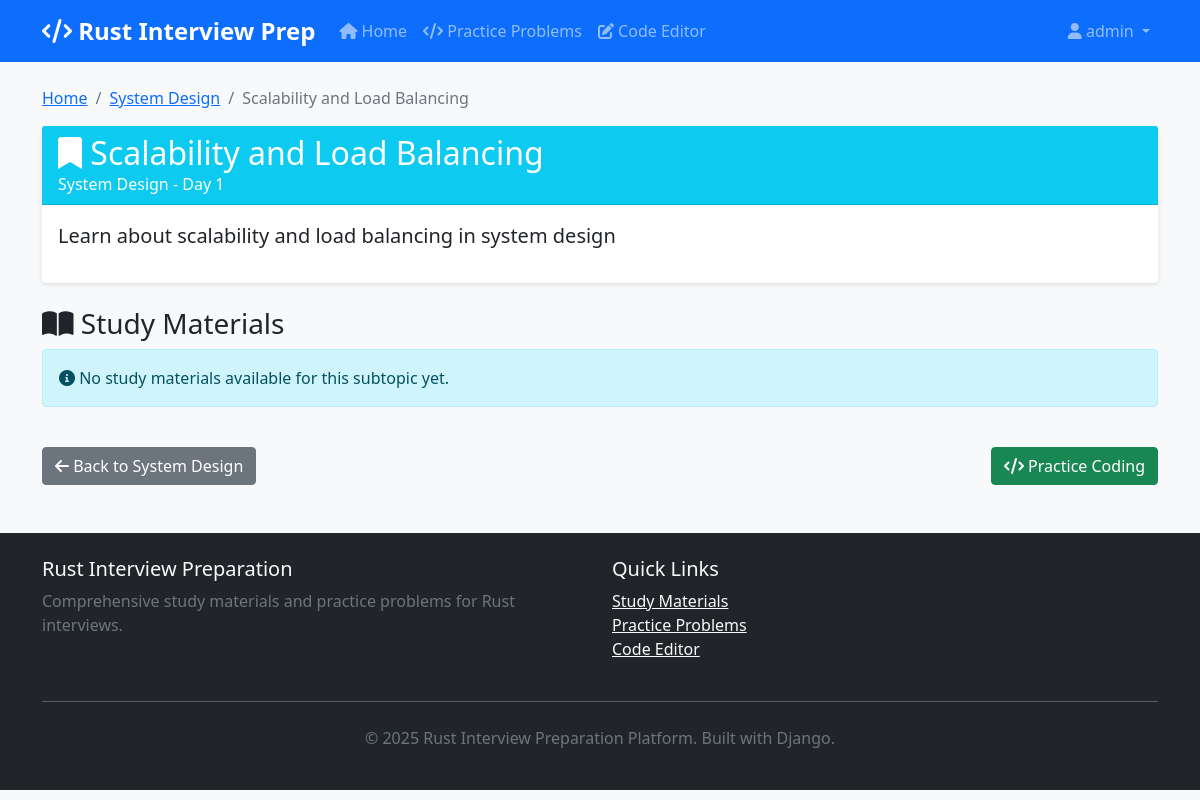
Screenshot of /subtopic/1/ (signed in) with the database file from the repository.
### materials/models.py (models this page shows, shortened)
class Subtopic(models.Model):
    topic = models.ForeignKey(Topic, on_delete=models.CASCADE, related_name='subtopics')
    title = models.CharField(max_length=200)
    description = models.TextField(blank=True)
    order = models.IntegerField(default=0)
    class Meta:
        ordering = ['order']

class Topic(models.Model):
    title = models.CharField(max_length=200)
    description = models.TextField()
    day_number = models.IntegerField()
    order = models.IntegerField(default=0)
    created_at = models.DateTimeField(auto_now_add=True)
    updated_at = models.DateTimeField(auto_now=True)
    class Meta:
        ordering = ['day_number', 'order']

### materials/views.py (the view)
# urls.py: path('subtopic/<int:subtopic_id>/', views.subtopic_detail, name='subtopic_detail'),
def subtopic_detail(request, subtopic_id):
    subtopic = get_object_or_404(Subtopic, id=subtopic_id)
    materials = subtopic.materials.all()
    questions = subtopic.questions.all()
    problems = subtopic.problems.all()
    context = {
        'subtopic': subtopic,
        'materials': materials,
        'questions': questions,
        'problems': problems,
    }
    return render(request, 'materials/subtopic_detail.html', context)

### templates/materials/subtopic_detail.html (shortened to what this page needs)
{% extends 'base.html' %}
{% block content %}
<div class="row">
    <div class="col-md-12">
        <nav aria-label="breadcrumb">
            <ol class="breadcrumb">
                <li class="breadcrumb-item"><a href="{% url 'materials:home' %}">Home</a></li>
                <li class="breadcrumb-item"><a href="{% url 'materials:topic_detail' subtopic.topic.id %}">{{ subtopic.topic.title }}</a></li>
                <li class="breadcrumb-item active">{{ subtopic.title }}</li>
            </ol>
        </nav>
    </div>
</div>
<div class="row">
    <div class="col-md-12">
        <div class="card">
            <div class="card-header bg-info text-white">
                <h2 class="mb-0">
                    <i class="fas fa-bookmark"></i> {{ subtopic.title }}
                </h2>
                <p class="mb-0">{{ subtopic.topic.title }} - Day {{ subtopic.topic.day_number }}</p>
            </div>
            <div class="card-body">
                {% if subtopic.description %}
                    <p class="lead">{{ subtopic.description }}</p>
                {% endif %}
            </div>
        </div>
    </div>
</div>
<div class="row mt-4">
    <div class="col-md-12">
        <h3>
            <i class="fas fa-book-open"></i> Study Materials
        </h3>
    </div>
</div>
<div class="row">
    {% if materials %}
        {% for material in materials %}
        <div class="col-md-12 mb-4">
            <div class="card material-card">
                <div class="card-header d-flex justify-content-between align-items-center">
                    <h5 class="mb-0">{{ material.title }}</h5>
                    <span class="badge bg-primary">{{ material.get_material_type_display }}</span>
                </div>
                <div class="card-body">
                    <div class="material-content">
                        {{ material.content|linebreaks }}
                    </div>
                    {% if material.code_example %}
                    <div class="mt-3">
                        <h6><i class="fas fa-code"></i> Example Code ({{ material.language|upper }})</h6>
                        <pre class="code-example"><code>{{ material.code_example }}</code></pre>
                    </div>
                    {% endif %}
                </div>
            </div>
        </div>
        {% endfor %}
    {% else %}
        <div class="col-12">
            <div class="alert alert-info">
                <i class="fas fa-info-circle"></i> No study materials available for this subtopic yet.
            </div>
        </div>
    {% endif %}
</div>
<div class="row mt-4">
    <div class="col-md-12">
        <div class="d-flex justify-content-between">
            <a href="{% url 'materials:topic_detail' subtopic.topic.id %}" class="btn btn-secondary">
                <i class="fas fa-arrow-left"></i> Back to {{ subtopic.topic.title }}
            </a>
            <a href="{% url 'code_runner:editor' %}" class="btn btn-success">
                <i class="fas fa-code"></i> Practice Coding
            </a>
        </div>
    </div>
</div>
{% endblock %}

### templates/base.html (shortened to what this page needs)
<!DOCTYPE html>
<html lang="en">
<head>
    <link href="https://cdn.jsdelivr.net/npm/bootstrap@5.1.3/dist/css/bootstrap.min.css" rel="stylesheet">
    <link rel="stylesheet" href="https://cdnjs.cloudflare.com/ajax/libs/codemirror/6.0.1/codemirror.min.css">
    <link rel="stylesheet" href="https://cdnjs.cloudflare.com/ajax/libs/codemirror/6.0.1/theme/monokai.min.css">
    <link href="https://cdnjs.cloudflare.com/ajax/libs/font-awesome/6.0.0/css/all.min.css" rel="stylesheet">
    {% load static %}
    <link rel="stylesheet" href="{% static 'css/main.css' %}">
</head>
<body>
    <nav class="navbar navbar-expand-lg navbar-dark bg-primary">
        <div class="container">
            <a class="navbar-brand" href="{% url 'materials:home' %}">
                <i class="fas fa-code"></i> Rust Interview Prep
            </a>
            <div class="collapse navbar-collapse" id="navbarNav">
                <ul class="navbar-nav me-auto">
                    <li class="nav-item">
                        <a class="nav-link" href="{% url 'materials:home' %}">
                            <i class="fas fa-home"></i> Home
                        </a>
                    </li>
                    <li class="nav-item">
                        <a class="nav-link" href="{% url 'materials:practice_problems' %}">
                            <i class="fas fa-code"></i> Practice Problems
                        </a>
                    </li>
                    <li class="nav-item">
                        <a class="nav-link" href="{% url 'code_runner:editor' %}">
                            <i class="fas fa-edit"></i> Code Editor
                        </a>
                    </li>
                </ul>
                <ul class="navbar-nav">
                    {% if user.is_authenticated %}
                        <li class="nav-item dropdown">
                            <a class="nav-link dropdown-toggle" href="#" id="navbarDropdown" role="button" data-bs-toggle="dropdown">
                                <i class="fas fa-user"></i> {{ user.username }}
                            </a>
                        </li>
                    {% else %}
                        <li class="nav-item">
                            <a class="nav-link" href="/admin/">
                                <i class="fas fa-sign-in-alt"></i> Login
                            </a>
                        </li>
                    {% endif %}
                </ul>
            </div>
        </div>
    </nav>
    <main class="container mt-4">
        {% block content %}{% endblock %}
    </main>
    <footer class="bg-dark text-light mt-5 py-4">
        <div class="container">
            <div class="row">
                <div class="col-md-6">
                    <h5>Rust Interview Preparation</h5>
                    <p class="text-muted">Comprehensive study materials and practice problems for Rust interviews.</p>
                </div>
                <div class="col-md-6">
                    <h5>Quick Links</h5>
                    <ul class="list-unstyled">
                        <li><a href="{% url 'materials:home' %}" class="text-light">Study Materials</a></li>
                        <li><a href="{% url 'materials:practice_problems' %}" class="text-light">Practice Problems</a></li>
                        <li><a href="{% url 'code_runner:editor' %}" class="text-light">Code Editor</a></li>
                    </ul>
                </div>
            </div>
            <hr class="my-4">
            <div class="text-center text-muted">
                <p>&copy; 2025 Rust Interview Preparation Platform. Built with Django.</p>
            </div>
        </div>
    </footer>
    {% load static %}
</body>
</html>

### static/css/main.css (style rules this page uses)
body { background-color: #f8f9fa; font-family: 'Segoe UI', Tahoma, Geneva, Verdana, sans-serif; }
.navbar-brand { font-weight: bold; font-size: 1.5rem; }
.card { border: none; box-shadow: 0 2px 4px rgba(0,0,0,0.1); transition: all 0.3s ease; }
footer { margin-top: auto; }
.fade-in { animation: fadeIn 0.5s ease-in; }

### rows the page displays
Subtopic: topic "System Design", title "Scalability and Load Balancing", topic.day_number "1", description "Learn about scalability and load balancing in system design"

### other values shown
{{ user.username }} "admin"
